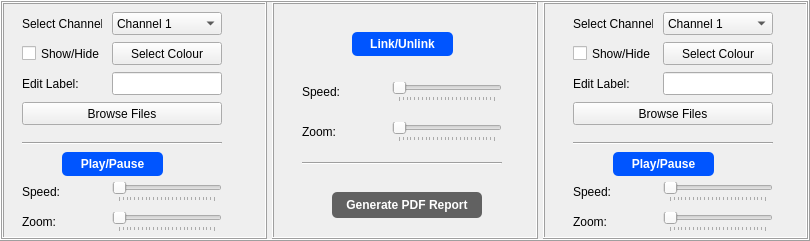
     <widget class="QFrame" name="frame_2">
      <property name="sizePolicy">
       <sizepolicy hsizetype="Fixed" vsizetype="Fixed">
        <horstretch>0</horstretch>
        <verstretch>0</verstretch>
       </sizepolicy>
      </property>
      <property name="minimumSize">
       <size>
        <width>810</width>
        <height>241</height>
       </size>
      </property>
      <property name="maximumSize">
       <size>
        <width>16777215</width>
        <height>260</height>
       </size>
      </property>
      <property name="frameShape">
       <enum>QFrame::Box</enum>
      </property>
      <property name="frameShadow">
       <enum>QFrame::Raised</enum>
      </property>
      <layout class="QHBoxLayout" name="horizontalLayout_2">
       <property name="spacing">
        <number>5</number>
       </property>
       <property name="leftMargin">
        <number>0</number>
       </property>
       <property name="topMargin">
        <number>0</number>
       </property>
       <property name="rightMargin">
        <number>0</number>
       </property>
       <property name="bottomMargin">
        <number>0</number>
       </property>
       <item>
        <widget class="QFrame" name="Control1">
         <property name="sizePolicy">
          <sizepolicy hsizetype="Expanding" vsizetype="Expanding">
           <horstretch>0</horstretch>
           <verstretch>0</verstretch>
          </sizepolicy>
         </property>
         <property name="minimumSize">
          <size>
           <width>263</width>
           <height>237</height>
          </size>
         </property>
         <property name="frameShape">
          <enum>QFrame::Box</enum>
         </property>
         <property name="frameShadow">
          <enum>QFrame::Raised</enum>
         </property>
         <widget class="QLabel" name="Channel_label">
          <property name="geometry">
           <rect>
            <x>20</x>
            <y>10</y>
            <width>80</width>
            <height>23</height>
           </rect>
          </property>
          <property name="sizePolicy">
           <sizepolicy hsizetype="Expanding" vsizetype="Expanding">
            <horstretch>0</horstretch>
            <verstretch>0</verstretch>
           </sizepolicy>
          </property>
          <property name="minimumSize">
           <size>
            <width>0</width>
            <height>15</height>
           </size>
          </property>
          <property name="styleSheet">
           <string notr="true"/>
          </property>
          <property name="text">
           <string>Select Channel</string>
          </property>
         </widget>
         <widget class="QPushButton" name="SignalColour">
          <property name="geometry">
           <rect>
            <x>110</x>
            <y>40</y>
            <width>110</width>
            <height>23</height>
           </rect>
          </property>
          <property name="sizePolicy">
           <sizepolicy hsizetype="Expanding" vsizetype="Expanding">
            <horstretch>0</horstretch>
            <verstretch>0</verstretch>
           </sizepolicy>
          </property>
          <property name="minimumSize">
           <size>
            <width>0</width>
            <height>15</height>
           </size>
          </property>
          <property name="styleSheet">
           <string notr="true"/>
          </property>
          <property name="text">
           <string>Select Colour</string>
          </property>
         </widget>
         <widget class="QLineEdit" name="EditLabelLine">
          <property name="geometry">
           <rect>
            <x>110</x>
            <y>70</y>
            <width>110</width>
            <height>23</height>
           </rect>
          </property>
          <property name="sizePolicy">
           <sizepolicy hsizetype="Expanding" vsizetype="Expanding">
            <horstretch>0</horstretch>
            <verstretch>0</verstretch>
           </sizepolicy>
          </property>
          <property name="minimumSize">
           <size>
            <width>0</width>
            <height>15</height>
           </size>
          </property>
          <property name="styleSheet">
           <string notr="true"/>
          </property>
         </widget>
         <widget class="QCheckBox" name="ShowHide">
          <property name="geometry">
           <rect>
            <x>20</x>
            <y>40</y>
            <width>80</width>
            <height>23</height>
           </rect>
          </property>
          <property name="sizePolicy">
           <sizepolicy hsizetype="Expanding" vsizetype="Expanding">
            <horstretch>0</horstretch>
            <verstretch>0</verstretch>
           </sizepolicy>
          </property>
          <property name="minimumSize">
           <size>
            <width>0</width>
            <height>15</height>
           </size>
          </property>
          <property name="text">
           <string>Show/Hide</string>
          </property>
         </widget>
         <widget class="QLabel" name="label_5">
          <property name="geometry">
           <rect>
            <x>20</x>
            <y>70</y>
            <width>80</width>
            <height>23</height>
           </rect>
          </property>
          <property name="sizePolicy">
           <sizepolicy hsizetype="Expanding" vsizetype="Expanding">
            <horstretch>0</horstretch>
            <verstretch>0</verstretch>
           </sizepolicy>
          </property>
          <property name="minimumSize">
           <size>
            <width>0</width>
            <height>15</height>
           </size>
          </property>
          <property name="text">
           <string>Edit Label:</string>
          </property>
         </widget>
         <widget class="QComboBox" name="ChannelsMenu">
          <property name="geometry">
           <rect>
            <x>110</x>
            <y>10</y>
            <width>110</width>
            <height>23</height>
           </rect>
          </property>
          <property name="sizePolicy">
           <sizepolicy hsizetype="Expanding" vsizetype="Expanding">
            <horstretch>0</horstretch>
            <verstretch>0</verstretch>
           </sizepolicy>
          </property>
          <property name="minimumSize">
           <size>
            <width>0</width>
            <height>15</height>
           </size>
          </property>
          <property name="styleSheet">
           <string notr="true"/>
          </property>
          <item>
           <property name="text">
            <string>Channel 1</string>
           </property>
          </item>
          <item>
           <property name="text">
            <string>Channel 2</string>
           </property>
          </item>
          <item>
           <property name="text">
            <string>Channel 3</string>
           </property>
          </item>
         </widget>
         <widget class="QSlider" name="MinRangeSlider">
          <property name="geometry">
           <rect>
            <x>110</x>
            <y>210</y>
            <width>110</width>
            <height>20</height>
           </rect>
          </property>
          <property name="sizePolicy">
           <sizepolicy hsizetype="Expanding" vsizetype="Expanding">
            <horstretch>0</horstretch>
            <verstretch>0</verstretch>
           </sizepolicy>
          </property>
          <property name="minimumSize">
           <size>
            <width>0</width>
            <height>15</height>
           </size>
          </property>
          <property name="maximum">
           <number>250</number>
          </property>
          <property name="tracking">
           <bool>true</bool>
          </property>
          <property name="orientation">
           <enum>Qt::Horizontal</enum>
          </property>
          <property name="tickPosition">
           <enum>QSlider::TicksBelow</enum>
          </property>
          <property name="tickInterval">
           <number>0</number>
          </property>
         </widget>
         <widget class="QLabel" name="label_6">
          <property name="geometry">
           <rect>
            <x>20</x>
            <y>210</y>
            <width>80</width>
            <height>20</height>
           </rect>
          </property>
          <property name="sizePolicy">
           <sizepolicy hsizetype="Expanding" vsizetype="Expanding">
            <horstretch>0</horstretch>
            <verstretch>0</verstretch>
           </sizepolicy>
          </property>
          <property name="minimumSize">
           <size>
            <width>0</width>
            <height>15</height>
           </size>
          </property>
          <property name="text">
           <string>Zoom:</string>
          </property>
         </widget>
         <widget class="QLabel" name="label_7">
          <property name="geometry">
           <rect>
            <x>20</x>
            <y>180</y>
            <width>80</width>
            <height>20</height>
           </rect>
          </property>
          <property name="sizePolicy">
           <sizepolicy hsizetype="Expanding" vsizetype="Expanding">
            <horstretch>0</horstretch>
            <verstretch>0</verstretch>
           </sizepolicy>
          </property>
          <property name="minimumSize">
           <size>
            <width>0</width>
            <height>15</height>
           </size>
          </property>
          <property name="text">
           <string>Speed:</string>
          </property>
         </widget>
         <widget class="QSlider" name="MinRangeSlider_2">
          <property name="geometry">
           <rect>
            <x>110</x>
            <y>180</y>
            <width>110</width>
            <height>20</height>
           </rect>
          </property>
          <property name="sizePolicy">
           <sizepolicy hsizetype="Expanding" vsizetype="Expanding">
            <horstretch>0</horstretch>
            <verstretch>0</verstretch>
           </sizepolicy>
          </property>
          <property name="minimumSize">
           <size>
            <width>0</width>
            <height>15</height>
           </size>
          </property>
          <property name="maximum">
           <number>250</number>
          </property>
          <property name="tracking">
           <bool>true</bool>
          </property>
          <property name="orientation">
           <enum>Qt::Horizontal</enum>
          </property>
          <property name="tickPosition">
           <enum>QSlider::TicksBelow</enum>
          </property>
          <property name="tickInterval">
           <number>0</number>
          </property>
         </widget>
         <widget class="Line" name="line">
          <property name="geometry">
           <rect>
            <x>20</x>
            <y>130</y>
            <width>200</width>
            <height>23</height>
           </rect>
          </property>
          <property name="sizePolicy">
           <sizepolicy hsizetype="Expanding" vsizetype="Expanding">
            <horstretch>0</horstretch>
            <verstretch>0</verstretch>
           </sizepolicy>
          </property>
          <property name="minimumSize">
           <size>
            <width>0</width>
            <height>15</height>
           </size>
          </property>
          <property name="orientation">
           <enum>Qt::Horizontal</enum>
          </property>
         </widget>
         <widget class="QPushButton" name="BrowseButton">
          <property name="geometry">
           <rect>
            <x>20</x>
            <y>100</y>
            <width>200</width>
            <height>23</height>
           </rect>
          </property>
          <property name="sizePolicy">
           <sizepolicy hsizetype="Expanding" vsizetype="Expanding">
            <horstretch>0</horstretch>
            <verstretch>0</verstretch>
           </sizepolicy>
          </property>
          <property name="minimumSize">
           <size>
            <width>0</width>
            <height>15</height>
           </size>
          </property>
          <property name="styleSheet">
           <string notr="true"/>
          </property>
          <property name="text">
           <string>Browse Files</string>
          </property>
         </widget>
         <widget class="QPushButton" name="pushButton">
          <property name="geometry">
           <rect>
            <x>60</x>
            <y>150</y>
            <width>101</width>
            <height>24</height>
           </rect>
          </property>
          <property name="font">
           <font>
            <bold>true</bold>
           </font>
          </property>
          <property name="styleSheet">
           <string notr="true">background-color: rgb(0, 85, 255);
color:
rgb(255, 255, 255);
border-radius:5px;
</string>
          </property>
          <property name="text">
           <string>Play/Pause</string>
          </property>
         </widget>
        </widget>
       </item>
       <item>
        <widget class="QFrame" name="LinkControls">
         <property name="sizePolicy">
          <sizepolicy hsizetype="Expanding" vsizetype="Expanding">
           <horstretch>0</horstretch>
           <verstretch>0</verstretch>
          </sizepolicy>
         </property>
         <property name="minimumSize">
          <size>
           <width>263</width>
           <height>237</height>
          </size>
         </property>
         <property name="frameShape">
          <enum>QFrame::Box</enum>
         </property>
         <property name="frameShadow">
          <enum>QFrame::Raised</enum>
         </property>
         <widget class="QLabel" name="label_11">
          <property name="geometry">
           <rect>
            <x>30</x>
            <y>120</y>
            <width>80</width>
            <height>20</height>
           </rect>
          </property>
          <property name="sizePolicy">
           <sizepolicy hsizetype="Expanding" vsizetype="Expanding">
            <horstretch>0</horstretch>
            <verstretch>0</verstretch>
           </sizepolicy>
          </property>
          <property name="minimumSize">
           <size>
            <width>0</width>
            <height>15</height>
           </size>
          </property>
          <property name="text">
           <string>Zoom:</string>
          </property>
         </widget>
         <widget class="QPushButton" name="pushButton_3">
          <property name="geometry">
           <rect>
            <x>80</x>
            <y>30</y>
            <width>101</width>
            <height>24</height>
           </rect>
          </property>
          <property name="font">
           <font>
            <bold>true</bold>
           </font>
          </property>
          <property name="styleSheet">
           <string notr="true">background-color: rgb(0, 85, 255);
color:
rgb(255, 255, 255);
border-radius:5px;
</string>
          </property>
          <property name="text">
           <string>Link/Unlink</string>
          </property>
         </widget>
         <widget class="QLabel" name="label_12">
          <property name="geometry">
           <rect>
            <x>30</x>
            <y>80</y>
            <width>80</width>
            <height>20</height>
           </rect>
          </property>
          <property name="sizePolicy">
           <sizepolicy hsizetype="Expanding" vsizetype="Expanding">
            <horstretch>0</horstretch>
            <verstretch>0</verstretch>
           </sizepolicy>
          </property>
          <property name="minimumSize">
           <size>
            <width>0</width>
            <height>15</height>
           </size>
          </property>
          <property name="text">
           <string>Speed:</string>
          </property>
         </widget>
         <widget class="QSlider" name="MinRangeSlider_5">
          <property name="geometry">
           <rect>
            <x>120</x>
            <y>80</y>
            <width>110</width>
            <height>20</height>
           </rect>
          </property>
          <property name="sizePolicy">
           <sizepolicy hsizetype="Expanding" vsizetype="Expanding">
            <horstretch>0</horstretch>
            <verstretch>0</verstretch>
           </sizepolicy>
          </property>
          <property name="minimumSize">
           <size>
            <width>0</width>
            <height>15</height>
           </size>
          </property>
          <property name="maximum">
           <number>250</number>
          </property>
          <property name="tracking">
           <bool>true</bool>
          </property>
          <property name="orientation">
           <enum>Qt::Horizontal</enum>
          </property>
          <property name="tickPosition">
           <enum>QSlider::TicksBelow</enum>
          </property>
          <property name="tickInterval">
           <number>0</number>
          </property>
         </widget>
         <widget class="QSlider" name="MinRangeSlider_6">
          <property name="geometry">
           <rect>
            <x>120</x>
            <y>120</y>
            <width>110</width>
            <height>20</height>
           </rect>
          </property>
          <property name="sizePolicy">
           <sizepolicy hsizetype="Expanding" vsizetype="Expanding">
            <horstretch>0</horstretch>
            <verstretch>0</verstretch>
           </sizepolicy>
          </property>
          <property name="minimumSize">
           <size>
            <width>0</width>
            <height>15</height>
           </size>
          </property>
          <property name="maximum">
           <number>250</number>
          </property>
          <property name="tracking">
           <bool>true</bool>
          </property>
          <property name="orientation">
           <enum>Qt::Horizontal</enum>
          </property>
          <property name="tickPosition">
           <enum>QSlider::TicksBelow</enum>
          </property>
          <property name="tickInterval">
           <number>0</number>
          </property>
         </widget>
         <widget class="QPushButton" name="pushButton_4">
          <property name="geometry">
           <rect>
            <x>60</x>
            <y>190</y>
            <width>150</width>
            <height>26</height>
           </rect>
          </property>
          <property name="font">
           <font>
            <family>Segoe UI</family>
            <pointsize>9</pointsize>
            <italic>false</italic>
            <bold>true</bold>
           </font>
          </property>
          <property name="styleSheet">
           <string notr="true">background-color: rgb(97, 97, 97);
font: 800 9pt &quot;Segoe UI&quot;;
color: rgb(255, 255, 255);
border-radius:5px;
</string>
          </property>
          <property name="text">
           <string>Generate PDF Report</string>
          </property>
         </widget>
         <widget class="Line" name="line_3">
          <property name="geometry">
           <rect>
            <x>30</x>
            <y>150</y>
            <width>200</width>
            <height>23</height>
           </rect>
          </property>
          <property name="sizePolicy">
           <sizepolicy hsizetype="Expanding" vsizetype="Expanding">
            <horstretch>0</horstretch>
            <verstretch>0</verstretch>
           </sizepolicy>
          </property>
          <property name="minimumSize">
           <size>
            <width>0</width>
            <height>15</height>
           </size>
          </property>
          <property name="orientation">
           <enum>Qt::Horizontal</enum>
          </property>
         </widget>
        </widget>
       </item>
       <item>
        <widget class="QFrame" name="Control2">
         <property name="sizePolicy">
          <sizepolicy hsizetype="Expanding" vsizetype="Expanding">
           <horstretch>0</horstretch>
           <verstretch>0</verstretch>
          </sizepolicy>
         </property>
         <property name="minimumSize">
          <size>
           <width>263</width>
           <height>237</height>
          </size>
         </property>
         <property name="frameShape">
          <enum>QFrame::Box</enum>
         </property>
         <property name="frameShadow">
          <enum>QFrame::Raised</enum>
         </property>
         <widget class="QLabel" name="label_8">
          <property name="geometry">
           <rect>
            <x>30</x>
            <y>210</y>
            <width>80</width>
            <height>20</height>
           </rect>
          </property>
          <property name="sizePolicy">
           <sizepolicy hsizetype="Expanding" vsizetype="Expanding">
            <horstretch>0</horstretch>
            <verstretch>0</verstretch>
           </sizepolicy>
          </property>
          <property name="minimumSize">
           <size>
            <width>0</width>
            <height>15</height>
           </size>
          </property>
          <property name="text">
           <string>Zoom:</string>
          </property>
         </widget>
         <widget class="Line" name="line_2">
          <property name="geometry">
           <rect>
            <x>30</x>
            <y>130</y>
            <width>200</width>
            <height>23</height>
           </rect>
          </property>
          <property name="sizePolicy">
           <sizepolicy hsizetype="Expanding" vsizetype="Expanding">
            <horstretch>0</horstretch>
            <verstretch>0</verstretch>
           </sizepolicy>
          </property>
          <property name="minimumSize">
           <size>
            <width>0</width>
            <height>15</height>
           </size>
          </property>
          <property name="orientation">
           <enum>Qt::Horizontal</enum>
          </property>
         </widget>
         <widget class="QLineEdit" name="EditLabelLine_2">
          <property name="geometry">
           <rect>
            <x>120</x>
            <y>70</y>
            <width>110</width>
            <height>23</height>
           </rect>
          </property>
          <property name="sizePolicy">
           <sizepolicy hsizetype="Expanding" vsizetype="Expanding">
            <horstretch>0</horstretch>
            <verstretch>0</verstretch>
           </sizepolicy>
          </property>
          <property name="minimumSize">
           <size>
            <width>0</width>
            <height>15</height>
           </size>
          </property>
          <property name="styleSheet">
           <string notr="true"/>
          </property>
         </widget>
         <widget class="QCheckBox" name="ShowHide_2">
          <property name="geometry">
           <rect>
            <x>30</x>
            <y>40</y>
            <width>80</width>
            <height>23</height>
           </rect>
          </property>
          <property name="sizePolicy">
           <sizepolicy hsizetype="Expanding" vsizetype="Expanding">
            <horstretch>0</horstretch>
            <verstretch>0</verstretch>
           </sizepolicy>
          </property>
          <property name="minimumSize">
           <size>
            <width>0</width>
            <height>15</height>
           </size>
          </property>
          <property name="text">
           <string>Show/Hide</string>
          </property>
         </widget>
         <widget class="QLabel" name="label_9">
          <property name="geometry">
           <rect>
            <x>30</x>
            <y>70</y>
            <width>80</width>
            <height>23</height>
           </rect>
          </property>
          <property name="sizePolicy">
           <sizepolicy hsizetype="Expanding" vsizetype="Expanding">
            <horstretch>0</horstretch>
            <verstretch>0</verstretch>
           </sizepolicy>
          </property>
          <property name="minimumSize">
           <size>
            <width>0</width>
            <height>15</height>
           </size>
          </property>
          <property name="text">
           <string>Edit Label:</string>
          </property>
         </widget>
         <widget class="QComboBox" name="ChannelsMenu_2">
          <property name="geometry">
           <rect>
            <x>120</x>
            <y>10</y>
            <width>110</width>
            <height>23</height>
           </rect>
          </property>
          <property name="sizePolicy">
           <sizepolicy hsizetype="Expanding" vsizetype="Expanding">
            <horstretch>0</horstretch>
            <verstretch>0</verstretch>
           </sizepolicy>
          </property>
          <property name="minimumSize">
           <size>
            <width>0</width>
            <height>15</height>
           </size>
          </property>
          <property name="styleSheet">
           <string notr="true"/>
          </property>
          <item>
           <property name="text">
            <string>Channel 1</string>
           </property>
          </item>
          <item>
           <property name="text">
            <string>Channel 2</string>
           </property>
          </item>
          <item>
           <property name="text">
            <string>Channel 3</string>
           </property>
          </item>
         </widget>
         <widget class="QLabel" name="Channel_label_2">
          <property name="geometry">
           <rect>
            <x>30</x>
            <y>10</y>
            <width>80</width>
            <height>23</height>
           </rect>
          </property>
          <property name="sizePolicy">
           <sizepolicy hsizetype="Expanding" vsizetype="Expanding">
            <horstretch>0</horstretch>
            <verstretch>0</verstretch>
           </sizepolicy>
          </property>
          <property name="minimumSize">
           <size>
            <width>0</width>
            <height>15</height>
           </size>
          </property>
          <property name="styleSheet">
           <string notr="true"/>
          </property>
          <property name="text">
           <string>Select Channel</string>
          </property>
         </widget>
         <widget class="QPushButton" name="SignalColour_2">
          <property name="geometry">
           <rect>
            <x>120</x>
            <y>40</y>
            <width>110</width>
            <height>23</height>
           </rect>
          </property>
          <property name="sizePolicy">
           <sizepolicy hsizetype="Expanding" vsizetype="Expanding">
            <horstretch>0</horstretch>
            <verstretch>0</verstretch>
           </sizepolicy>
          </property>
          <property name="minimumSize">
           <size>
            <width>0</width>
            <height>15</height>
           </size>
          </property>
          <property name="styleSheet">
           <string notr="true"/>
          </property>
          <property name="text">
           <string>Select Colour</string>
          </property>
         </widget>
         <widget class="QPushButton" name="pushButton_2">
          <property name="geometry">
           <rect>
            <x>70</x>
            <y>150</y>
            <width>101</width>
            <height>24</height>
           </rect>
          </property>
          <property name="font">
           <font>
            <bold>true</bold>
           </font>
          </property>
          <property name="styleSheet">
           <string notr="true">background-color: rgb(0, 85, 255);
color:
rgb(255, 255, 255);
border-radius:5px;
</string>
          </property>
          <property name="text">
           <string>Play/Pause</string>
          </property>
         </widget>
         <widget class="QLabel" name="label_10">
          <property name="geometry">
           <rect>
            <x>30</x>
            <y>180</y>
            <width>80</width>
            <height>20</height>
           </rect>
          </property>
          <property name="sizePolicy">
           <sizepolicy hsizetype="Expanding" vsizetype="Expanding">
            <horstretch>0</horstretch>
            <verstretch>0</verstretch>
           </sizepolicy>
          </property>
          <property name="minimumSize">
           <size>
            <width>0</width>
            <height>15</height>
           </size>
          </property>
          <property name="text">
           <string>Speed:</string>
          </property>
         </widget>
         <widget class="QSlider" name="MinRangeSlider_3">
          <property name="geometry">
           <rect>
            <x>120</x>
            <y>180</y>
            <width>110</width>
            <height>20</height>
           </rect>
          </property>
          <property name="sizePolicy">
           <sizepolicy hsizetype="Expanding" vsizetype="Expanding">
            <horstretch>0</horstretch>
            <verstretch>0</verstretch>
           </sizepolicy>
          </property>
          <property name="minimumSize">
           <size>
            <width>0</width>
            <height>15</height>
           </size>
          </property>
          <property name="maximum">
           <number>250</number>
          </property>
          <property name="tracking">
           <bool>true</bool>
          </property>
          <property name="orientation">
           <enum>Qt::Horizontal</enum>
          </property>
          <property name="tickPosition">
           <enum>QSlider::TicksBelow</enum>
          </property>
          <property name="tickInterval">
           <number>0</number>
          </property>
         </widget>
         <widget class="QSlider" name="MinRangeSlider_4">
          <property name="geometry">
           <rect>
            <x>120</x>
            <y>210</y>
            <width>110</width>
            <height>20</height>
           </rect>
          </property>
          <property name="sizePolicy">
           <sizepolicy hsizetype="Expanding" vsizetype="Expanding">
            <horstretch>0</horstretch>
            <verstretch>0</verstretch>
           </sizepolicy>
          </property>
          <property name="minimumSize">
           <size>
            <width>0</width>
            <height>15</height>
           </size>
          </property>
          <property name="maximum">
           <number>250</number>
          </property>
          <property name="tracking">
           <bool>true</bool>
          </property>
          <property name="orientation">
           <enum>Qt::Horizontal</enum>
          </property>
          <property name="tickPosition">
           <enum>QSlider::TicksBelow</enum>
          </property>
          <property name="tickInterval">
           <number>0</number>
          </property>
         </widget>
         <widget class="QPushButton" name="BrowseButton_2">
          <property name="geometry">
           <rect>
            <x>30</x>
            <y>100</y>
            <width>200</width>
            <height>23</height>
           </rect>
          </property>
          <property name="sizePolicy">
           <sizepolicy hsizetype="Expanding" vsizetype="Expanding">
            <horstretch>0</horstretch>
            <verstretch>0</verstretch>
           </sizepolicy>
          </property>
          <property name="minimumSize">
           <size>
            <width>0</width>
            <height>15</height>
           </size>
          </property>
          <property name="styleSheet">
           <string notr="true"/>
          </property>
          <property name="text">
           <string>Browse Files</string>
          </property>
         </widget>
        </widget>
       </item>
      </layout>
     </widget>
